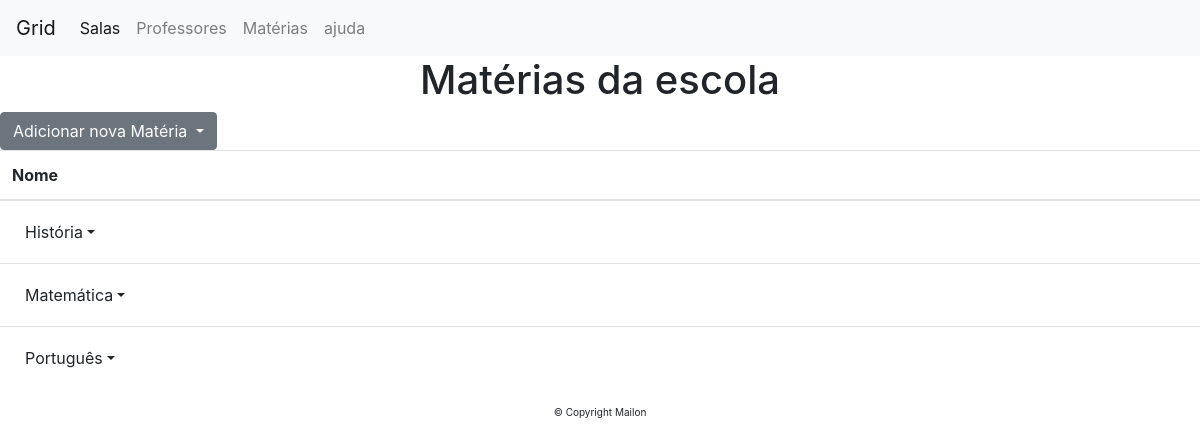
Before: /matters with the older database file.
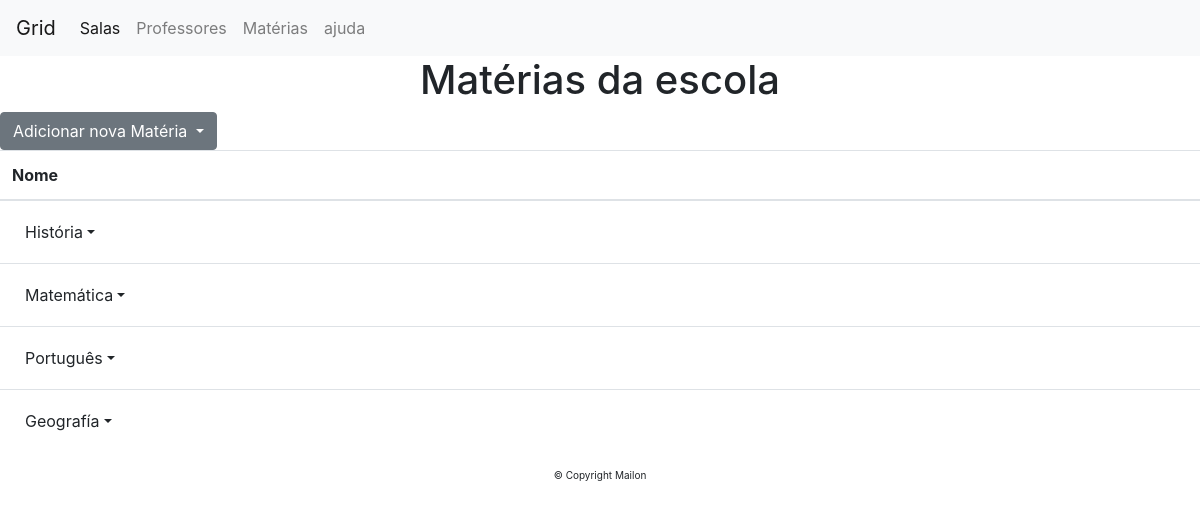
After: the same page with the newer database file.
### tables this page shows
CREATE TABLE matters(id INTEGER NOT NULL, name TEXT, PRIMARY KEY(id));

### grid.py (the view)
@app.route('/matters')
def matters():
    with sqlite3.connect(DATABASE_NAME)  as _db:
        cursor = _db.execute('SELECT id, name FROM matters;')
        matters = list(cursor)
        cursor.close()
    return render_template('matters.html',matters=matters)

### templates/matters.html (shortened to what this page needs)
{% extends "layout.html" %}
{% block main_title %}Matérias da escola{% endblock %}
{% block main %}
<div class="dropdown">
    <button class="btn btn-secondary dropdown-toggle" type="button" id="dropdownForm" data-toggle="dropdown" aria-haspopup="true" aria-expanded="false">
        Adicionar nova Matéria
    </button>
</div>
<table class="table">
    <thead>
        <tr>
            <th>Nome</th>
        </tr>
    </thead>
    <tbody>
        {% for matter in matters %}
        <tr>
            <td>
                <div class="dropdown">
                    <button class="btn btn-secundary dropdown-toggle" type="button" id="dropdownMenuMatter" data-toggle="dropdown" aria-haspopup="true" aria-expanded="false">{{ matter[1] }}</button>
                </div>
            </td>
        </tr>
        {% endfor %}
    </tbody>
</table>
{% endblock %}

Changed rows visible on the page:
added matters: name "Geografía"
